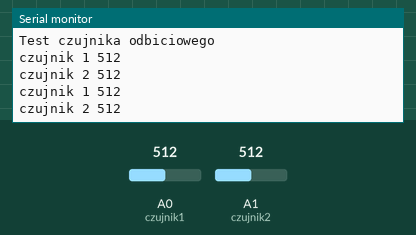
A sketch run on a simulated Arduino Uno, built with avr-gcc and run on an emulated ATmega328P. On the bench: the last lines printed to the serial monitor. The inputs (shaded band) are chosen by the test bench; at power-on: A0 (czujnik1) = 512, A1 (czujnik2) = 512.

Above: at 2.8 s.
2.9 s: A0 (czujnik1) set to 716
At 5.0 s:
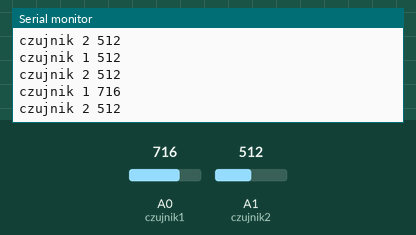
5.6 s: A1 (czujnik2) set to 716
At 6.6 s:
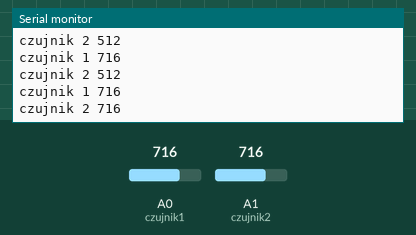
8.3 s: A0 (czujnik1) set to 900
At 10.8 s:
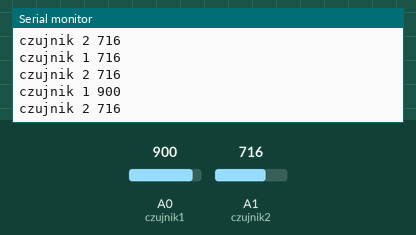
11.0 s: A1 (czujnik2) set to 900
At 12.4 s:
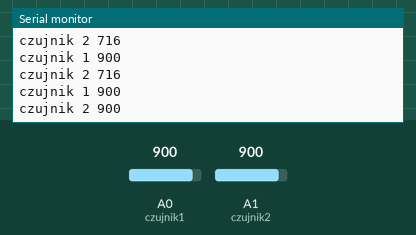
Timing chart, 0 to 14.0 s (numbered marks = the images above; inputs shaded):
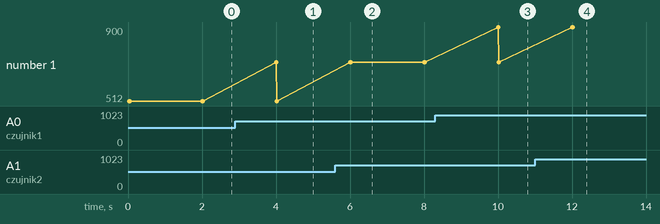

The sketch:

odbiciowy_KTIR.ino
```cpp
int czujnik1 = A0;
int czujnik2 = A1;

void setup(){
  Serial.begin(9600);        //inicjalizacja monitora szeregowego
  Serial.println("Test czujnika odbiciowego");
}

void loop(){
  int odczyt1 = analogRead(czujnik1);
  int odczyt2 = analogRead(czujnik2);

  Serial.print("czujnik 1 ");
  Serial.println(odczyt1);
  Serial.print("czujnik 2 ");
  Serial.println(odczyt2);

  delay(2000);
}
```

Measured:
- after the input at 2.9 s, the serial monitor: prints a new line after 1.1 s (image 1)
- after the input at 5.6 s, the serial monitor: prints a new line after 0.42 s (image 2)
- after the input at 8.3 s, the serial monitor: prints a new line after 1.7 s (image 3)
- after the input at 11.0 s, the serial monitor: prints a new line after 1.0 s (image 4)
